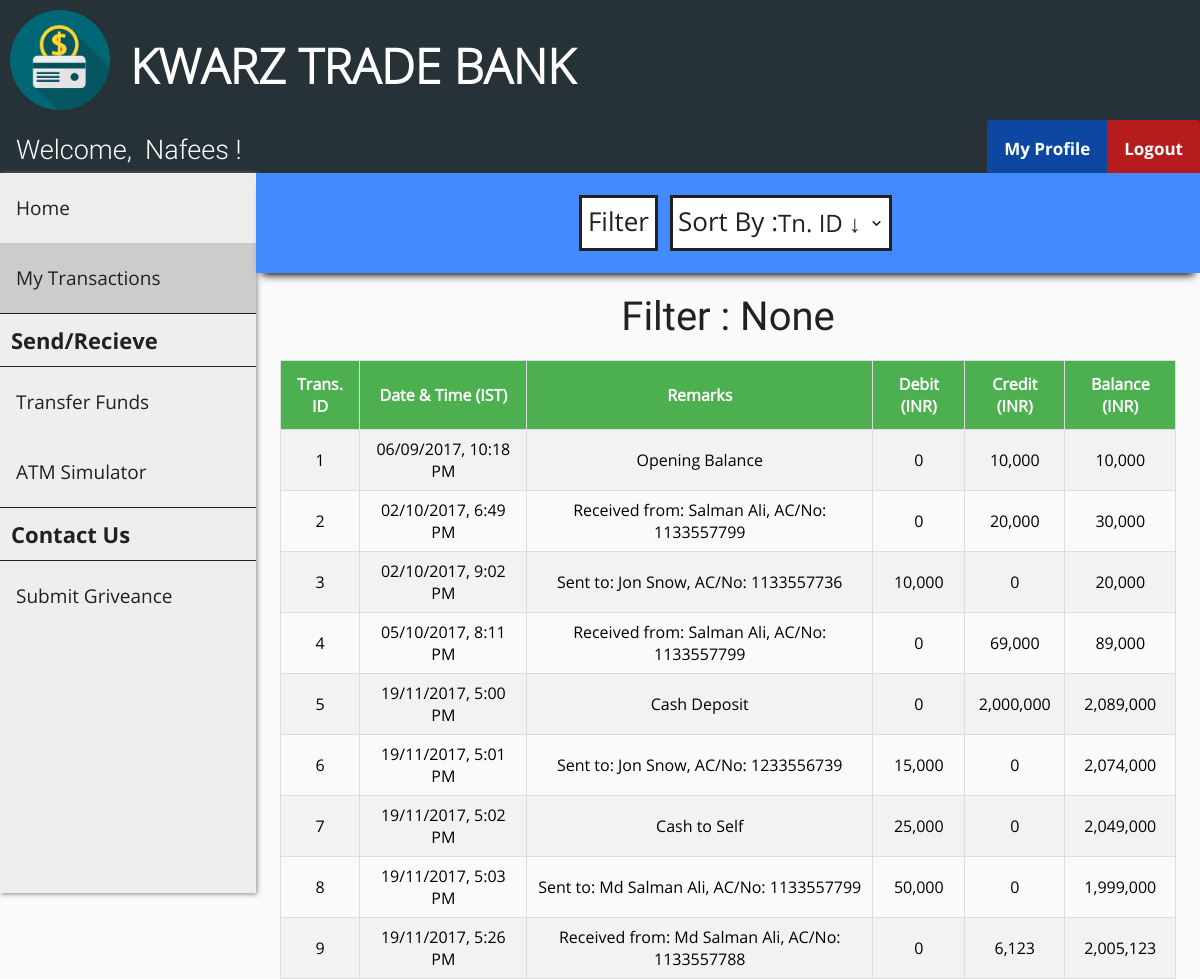
Screenshot of /customer_transactions.php (signed in) with the database file from the repository.
### tables this page shows
CREATE TABLE `customer` (
  `cust_id` int(11) NOT NULL AUTO_INCREMENT,
  `first_name` varchar(30) DEFAULT NULL,
  `last_name` varchar(30) DEFAULT NULL,
  `gender` varchar(10) DEFAULT NULL,
  `dob` date DEFAULT NULL,
  `nin_no` int(11) DEFAULT NULL,
  `email` varchar(30) DEFAULT NULL,
  `phone_no` varchar(20) DEFAULT NULL,
  `address` varchar(255) DEFAULT NULL,
  `branch` varchar(30) DEFAULT NULL,
  `account_no` int(11) DEFAULT NULL,
  `pin` int(4) DEFAULT NULL,
  `uname` varchar(30) DEFAULT NULL,
  `pwd` varchar(30) DEFAULT NULL,
  PRIMARY KEY (`cust_id`),
  UNIQUE KEY `nin_no` (`nin_no`),
  UNIQUE KEY `email` (`email`),
  UNIQUE KEY `phone_no` (`phone_no`),
  UNIQUE KEY `account_no` (`account_no`),
  UNIQUE KEY `uname` (`uname`)
);

CREATE TABLE `passbook1` (
  `trans_id` int(11) NOT NULL AUTO_INCREMENT,
  `trans_date` datetime DEFAULT NULL,
  `remarks` varchar(255) DEFAULT NULL,
  `debit` int(11) DEFAULT NULL,
  `credit` int(11) DEFAULT NULL,
  `balance` int(11) DEFAULT NULL,
  PRIMARY KEY (`trans_id`)
);

### customer_transactions.php (the view, shortened to what this page needs)
<?php
    include "connect.php";
    include "header.php";
    include "customer_navbar.php";
    include "customer_sidebar.php";
    if (isset($_SESSION['loggedIn_cust_id'])) {
        $sql0 = "SELECT * FROM passbook".$_SESSION['loggedIn_cust_id'];
    }
    $filter_indicator = "None";
?>
<!DOCTYPE html>
<html>
<head>
    <link rel="stylesheet" href="transactions_style.css">
</head>
<body>
    <div class="search-bar-wrapper">
        <div class="search-bar" id="the-search-bar">
            <div class="flex-item-search-bar" id="fi-search-bar">
                <button id="search" onclick="document.getElementById('id01').style.display='block'">Filter</button>
                <div class="flex-item-by">
                    <label id="sort">Sort By :</label>
                </div>
                <div class="flex-item-search-by">
                    <select name="by" onChange="window.location.href=this.value">
                        <option selected disabled hidden>
                            <?php if (empty($_GET['sort'])) {?>Tn. ID &darr;<?php } ?>
                        </option>
                    </select>
                </div>
            </div>
        </div>
    </div>
    <div class="flex-container">
        <p id="none">Filter : <?php echo $filter_indicator ?></p>
    </div>
    <div class="flex-container">
        <?php
            $result = $conn->query($sql0);
            if ($result->num_rows > 0) {?>
                <table id="transactions">
                    <tr>
                        <th>Trans. ID</th>
                        <th>Date & Time (IST)</th>
                        <th>Remarks</th>
                        <th>Debit (INR)</th>
                        <th>Credit (INR)</th>
                        <th>Balance (INR)</th>
                    </tr>
        <?php
            while($row = $result->fetch_assoc()) {?>
                    <tr>
                        <td><?php echo $row["trans_id"]; ?></td>
                        <td>
                            <?php
                                $time = strtotime($row["trans_date"]);
                                $sanitized_time = date("d/m/Y, g:i A", $time);
                                echo $sanitized_time;
                             ?>
                        </td>
                        <td><?php echo $row["remarks"]; ?></td>
                        <td><?php echo number_format($row["debit"]); ?></td>
                        <td><?php echo number_format($row["credit"]); ?></td>
                        <td><?php echo number_format($row["balance"]); ?></td>
                    </tr>
            <?php } ?>
            </table>
            <?php
            } else {  ?>
                <p id="none"> No results found :(</p>
            <?php }
            $conn->close(); ?>
    </div>
</body>
</html>

### header.php (shortened to what this page needs)
<!DOCTYPE html>
<html>
<head>
    <link rel="stylesheet" href="header_style.css">
</head>
<body>
    <div class="flex-container-header">
        <div class="flex-item-header">
            <img src="./images/logo3.png" onclick="eEgg_func()" width="100" height="100">
        </div>
        <div class="flex-item-header">
            <h1>KWARZ TRADE BANK</h1>
        </div>
    </div>
</body>
</html>

### customer_navbar.php (shortened to what this page needs)
<?php
    include "connect.php";
    if (isset($_SESSION['loggedIn_cust_id'])) {
        $sql0 = "SELECT * FROM customer WHERE cust_id=".$_SESSION['loggedIn_cust_id'];
        $result = $conn->query($sql0);
        $row = $result->fetch_assoc();
    }
?>
<!DOCTYPE html>
<html>
<head>
    <link rel="stylesheet" href="user_navbar_style.css">
</head>
<body>
    <div class="nav-wrapper">
        <div class="topnav" id="theTopNav">
            <a id="user">Welcome, &nbsp<?php echo $row["first_name"]; ?> !</a>
            <a id="logout" href="/logout_action.php" onclick="return confirm('Are you sure?')">Logout</a>
            <a id="profile" href="/customer_profile.php">My Profile</a>
        </div>
    </div>
</body>
</html>

### customer_sidebar.php (shortened to what this page needs)
<!DOCTYPE html>
<html>
<head>
    <link rel="stylesheet" href="admin_sidebar_style.css">
</head>
<body>
    <div class="sidenav" id="theSideNav">
        <a href="/customer_home.php">Home</a>
        <a href="/customer_transactions.php">My Transactions</a>
        <a id="label">Send/Recieve</a>
        <a href="/beneficiary.php">Transfer Funds</a>
        <a href="/atm_simulator.php">ATM Simulator</a>
        <a id="label">Contact Us</a>
        <a href="#">Submit Griveance</a>
    </div>
</body>
</html>

### header_style.css (style rules this page uses)
body { margin: 0; padding: 0; background-color: #FAFAFA; }
.flex-container-header { display: -webkit-flex; display: flex; width: auto; height: auto; background-color: #263238; }
.flex-item-header { width: auto; height: 100px; margin: 10px; }
h1 { font-family: OpenSans-Light; color: white; font-size: 3rem; line-height: 3rem; margin-top: calc((1.5rem - 2rem) + 2.5rem); margin-bottom: 1.5rem; }

### user_navbar_style.css (style rules this page uses)
.nav-wrapper { height: 53px; background: #333; }
.nav-wrapper .topnav { background-color: #263238; overflow: hidden; height: 53px; }
.topnav a[id="user"] { float: left; display: block; color: white; text-align: center; padding: 14px 16px; text-decoration: none; font-size: 27px; font-family: Roboto-Light; }
.topnav a[id="profile"] { float: right; display: block; color: white; text-align: center; padding: 17px 17px; text-decoration: none; font-size: 17px; font-family: OpenSans-Bold; background-color: #0D47A1; border-top-left-radius: 3px; }
.topnav a[id="logout"] { float: right; display: block; color: white; text-align: center; padding: 17px 17px; text-decoration: none; font-size: 17px; font-family: OpenSans-Bold; background-color: #b71c1c; border-top-right-radius: 3px; }

### admin_sidebar_style.css (style rules this page uses)
.sidenav { width: 256px; background-color: #eee; height: 90vh; float: left; overflow-y: auto; box-shadow: 1px 1px 5px #888888; }
.sidenav a { font-family: OpenSans-Regular; font-size: 19px; color: #212121; display: block; padding: 22px 16px; text-decoration: none; }
.sidenav a[id="label"] { font-family: OpenSans-Bold; font-size: 22px; color: #212121; display: block; padding: 11px; text-decoration: none; border-top: 1px solid #212121; border-bottom: 1px solid #212121; }
.sidenav a.active { background-color: #ccc; }

### transactions_style.css (style rules this page uses)
.flex-container { display: -webkit-flex; display: flex; margin-left: 256px; width: auto; height: auto; padding-top: 20px; flex-direction: column; overflow-x: auto; }
.search-bar-wrapper { height: 100px; }
.search-bar-wrapper .search-bar { display: -webkit-flex; display: flex; margin-left: 256px; position: relative; width: auto; height: 100px; flex-direction: column; background-color: #448AFF; box-shadow: 0 8px 8px -6px black; overflow: hidden; }
label[id="sort"] { display: block; float: left; color: #212121; font-family: OpenSans-Regular; font-size: 26px; background-color: white; border: 3px solid #212121; border-right: 0; margin: 12px; margin-right: 0px; height: 45px; padding-top: 5px; padding-left: 5px; }
select { font-family: OpenSans-Regular; color: #212121; font-size: 24px; background: url("images/down_arrow.png") 96% / 15% no-repeat #eee; -webkit-appearance: none; -moz-appearance: none; background-color: white; border: 3px solid #212121; border-left: 0; margin: 12px; margin-left: 0px; height: 56px; width: 115%; }
.flex-item-search-bar { display: -webkit-flex; display: flex; flex-direction: row; margin: auto; width: auto; height: auto; }
button[id="search"] { font-family: OpenSans-Regular; color: #212121; font-size: 26px; background-color: white; cursor: pointer; height: 40px; margin-top: 12px; padding-top: 5px; padding-bottom: 45px; border: 3px solid #212121; }
label { display: block; float: left; color: #212121; font-family: OpenSans-Bold; font-size: 20px; }
#transactions { font-family: OpenSans-Regular; border-collapse: collapse; width: 80%; margin: auto; }
@media screen and (max-width: 1280px) { #transactions { width: 95%; } }
#transactions td, #transactions th { text-align: center; border: 1px solid #ddd; padding: 8px; }
#transactions tr:nth-child(even) { background-color: #f2f2f2; }
#transactions th { padding-top: 12px; padding-bottom: 12px; background-color: #4CAF50; color: white; }
p[id="none"] { margin: auto; font-size: 40px; color: #212121; font-family: Roboto-Regular; }

### rows the page displays
customer: first_name "Nafees"
passbook1: trans_id "1", trans_date "06/09/2017, 10:18 PM", remarks "Opening Balance", debit "0", credit "10,000", balance "10,000"
passbook1: trans_id "2", trans_date "02/10/2017, 6:49 PM", remarks "Received from: Salman Ali, AC/No: 1133557799", debit "0", credit "20,000", balance "30,000"
passbook1: trans_id "3", trans_date "02/10/2017, 9:02 PM", remarks "Sent to: Jon Snow, AC/No: 1133557736", debit "10,000", credit "0", balance "20,000"
passbook1: trans_id "4", trans_date "05/10/2017, 8:11 PM", remarks "Received from: Salman Ali, AC/No: 1133557799", debit "0", credit "69,000", balance "89,000"
passbook1: trans_id "5", trans_date "19/11/2017, 5:00 PM", remarks "Cash Deposit", debit "0", credit "2,000,000", balance "2,089,000"
passbook1: trans_id "6", trans_date "19/11/2017, 5:01 PM", remarks "Sent to: Jon Snow, AC/No: 1233556739", debit "15,000", credit "0", balance "2,074,000"
passbook1: trans_id "7", trans_date "19/11/2017, 5:02 PM", remarks "Cash to Self", debit "25,000", credit "0", balance "2,049,000"
passbook1: trans_id "8", trans_date "19/11/2017, 5:03 PM", remarks "Sent to: Md Salman Ali, AC/No: 1133557799", debit "50,000", credit "0", balance "1,999,000"
passbook1: trans_id "9", trans_date "19/11/2017, 5:26 PM", remarks "Received from: Md Salman Ali, AC/No: 1133557788", debit "0", credit "6,123", balance "2,005,123"

### other values shown
$filter_indicator "None"
